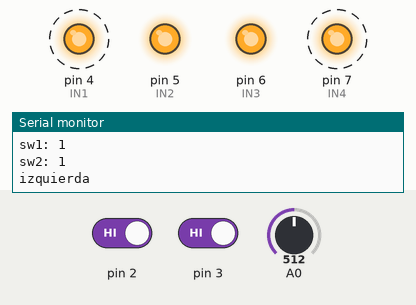
Recording of a sketch running on a simulated Arduino Uno, built with avr-gcc and run on an emulated ATmega328P. Shown: output pins drawn as LEDs (lit = HIGH), the last lines printed to the serial monitor. Dashed ring = blinking. The test bench sets the inputs (shaded band); at power-on: A0 = 512, pin 2 HIGH, pin 3 HIGH.

Above: at 0.95 s.
1.4 s: A0 set to 0
At 2.2 s:
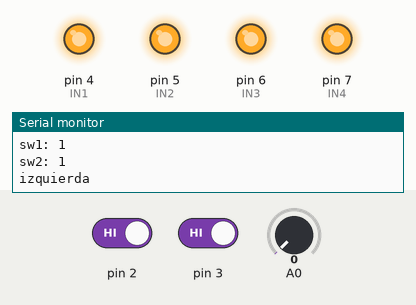
3.2 s: A0 set to 122
At 3.4 s:
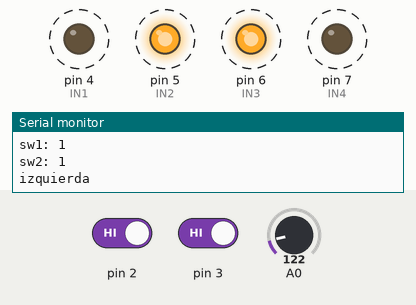
6.2 s: pin 2 driven LOW
9.2 s: pin 3 driven LOW
At 10.4 s:
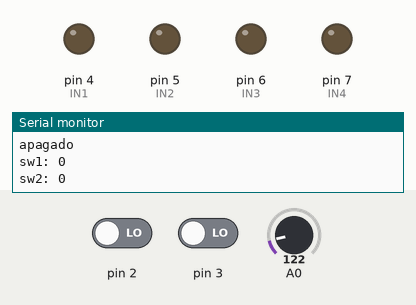
10.7 s: pin 2 driven HIGH
At 11.17 s:
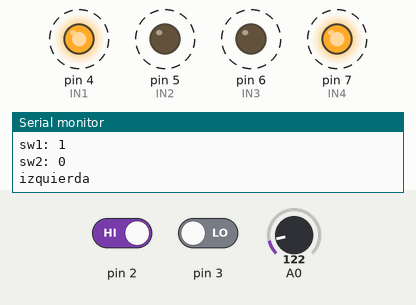
13.7 s: pin 3 driven HIGH
Timing chart, 0 to 17.7 s (numbered marks = the images above; inputs shaded):
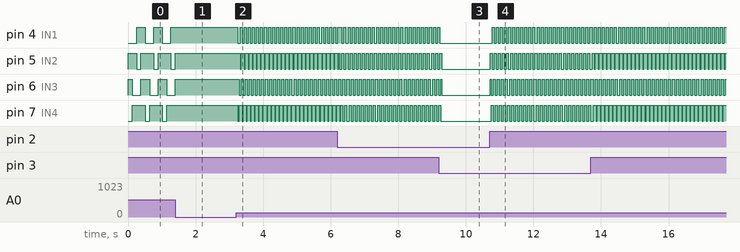

The sketch:

bipolar.ino
```cpp
#define IN1 4
#define IN2 5
#define IN3 6
#define IN4 7
int SW1;
int sw2;
int pot;
void setup()
{
 Serial.begin(9600);
 pinMode(3,INPUT);
 pinMode(2,INPUT);
 pinMode(IN1,OUTPUT);
 pinMode(IN2,OUTPUT);
 pinMode(IN3,OUTPUT);
 pinMode(IN4,OUTPUT);
}
void loop()
{
pot = analogRead(A0);
pot = map (pot, 0,1023,0,255);

int sw1 = digitalRead(2);
int sw2 = digitalRead(3);
int i=0;
Serial.print("sw1: ");
Serial.println(sw1);
Serial.print("sw2: ");
Serial.println(sw2);

if( sw1 ==0 && sw2 == 0)
{
Serial.println("apagado");
digitalWrite(IN1,0);
digitalWrite(IN2,0);
digitalWrite(IN3,0);
digitalWrite(IN4,0);
delay(pot);
}
if( sw1 ==0 && sw2 == 1)
{

Serial.println("derecha");
digitalWrite(IN1, 1);
digitalWrite(IN2,0 );
digitalWrite(IN3,1 );
digitalWrite(IN4, 0);
delay(pot);
digitalWrite(IN1, 1);
digitalWrite(IN2,0 );
digitalWrite(IN3,0 );
digitalWrite(IN4, 1);
delay(pot);
digitalWrite(IN1, 0);
digitalWrite(IN2,1 );
digitalWrite(IN3,0 );
digitalWrite(IN4, 1);
delay(pot);
digitalWrite(IN1, 0);
digitalWrite(IN2,1 );
digitalWrite(IN3,1 );
digitalWrite(IN4, 0);
delay(pot);
}
if( sw1 ==1 && sw2 == 0)
{
Serial.println("izquierda");
digitalWrite(IN1, 0);
digitalWrite(IN2,1 );
digitalWrite(IN3,1 );
digitalWrite(IN4, 0);
delay(pot);
digitalWrite(IN1, 0);
digitalWrite(IN2,1 );
digitalWrite(IN3,0 );
digitalWrite(IN4, 1);
delay(pot);
digitalWrite(IN1, 1);
digitalWrite(IN2,0 );
digitalWrite(IN3,0 );
digitalWrite(IN4, 1);
delay(pot);
digitalWrite(IN1, 1);
digitalWrite(IN2,0 );
digitalWrite(IN3,1 );
digitalWrite(IN4, 0);
delay(pot);
}//fin del ciclo del paso1
//fin del ciclo del paso1
if( sw1 ==1 && sw2 == 1)
{
Serial.println("izquierda");
digitalWrite(IN1, 0);
digitalWrite(IN2,1 );
digitalWrite(IN3,1 );
digitalWrite(IN4, 0);
delay(pot);
digitalWrite(IN1, 0);
digitalWrite(IN2,1 );
digitalWrite(IN3,0 );
digitalWrite(IN4, 1);
delay(pot);
digitalWrite(IN1, 1);
digitalWrite(IN2,0 );
digitalWrite(IN3,0 );
digitalWrite(IN4, 1);
delay(pot);
digitalWrite(IN1, 1);
digitalWrite(IN2,1 );
digitalWrite(IN3,1 );
digitalWrite(IN4, 1);
delay(pot);
}//fin del ciclo del paso3
}
```

Measured:
- after the input at 1.4 s, pin 4 (IN1), pin 5 (IN2), pin 6 (IN3), pin 7 (IN4): stops changing and stays HIGH
- after the input at 3.2 s, pin 4 (IN1): alternates HIGH for 0.06 s and LOW for 0.06 s, starting after 0.06 s; pin 5 (IN2): alternates HIGH for 0.09 s and LOW for 0.03 s, starting after 0.12 s
- after the input at 9.2 s, pin 4 (IN1): goes on until 9.2 s, then stays LOW; pin 5 (IN2), pin 6 (IN3), pin 7 (IN4): goes on until 9.3 s, then stays LOW
- after the input at 10.7 s, pin 4 (IN1): alternates HIGH for 0.06 s and LOW for 0.06 s, starting after 0.08 s; pin 5 (IN2), pin 6 (IN3): alternates HIGH for 0.06 s and LOW for 0.06 s, starting at once; pin 7 (IN4): alternates HIGH for 0.06 s and LOW for 0.06 s, starting after 0.05 s
- by itself, pin 4 (IN1): alternates HIGH for 0.25 s and LOW for 0.25 s
- by itself, pin 5 (IN2): repeats every 0.51 s: LOW 0.13 s, HIGH 0.38 s
- by itself, pin 6 (IN3): repeats every 0.51 s: LOW 0.25 s, HIGH 0.25 s
- by itself, pin 7 (IN4): alternates HIGH for 0.38 s and LOW for 0.13 s
